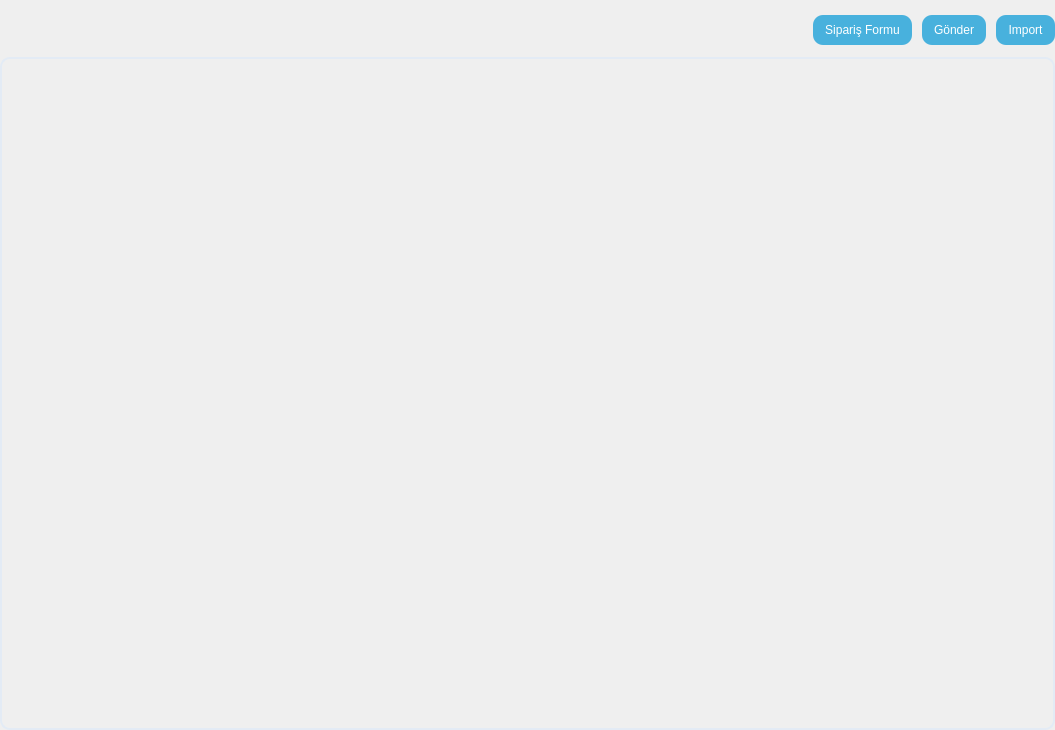
<?xml version="1.0" encoding="UTF-8"?>
<ui version="4.0">
 <class>Form</class>
 <widget class="QWidget" name="Form">
  <property name="geometry">
   <rect>
    <x>0</x>
    <y>0</y>
    <width>1055</width>
    <height>730</height>
   </rect>
  </property>
  <property name="windowTitle">
   <string>Form</string>
  </property>
  <property name="styleSheet">
   <string notr="true">QGroupBox{
	background-color: transparent;
	border-radius: 15px;
	margin-top: 15px;
	font: 9pt &quot;Segoe UI&quot;;
	color: #5f5f5f
}

QTableWidget {
    border: 2px solid #e3ebf5;
    border-radius: 10px;
    background-color: transparent;
}
QGroupBox::title {
    subcontrol-origin: margin;
    subcontrol-position: top center;
    padding: 5px 10px;
    background-color: #e3ebf5;
    border-radius: 7px;
    color: #5f5f5f;
}

QLabel{
	font: 9pt &quot;Segoe UI&quot;;
	color: #5f5f5f;
}

QLineEdit{
	background-color: transparent;
	border: 2px solid #ccd9e6;
	border-radius: 10px;
	font: 9 pt &quot;Segoe UI&quot; #5f5f5f;
}

QTextEdit{
	background-color: transparent;
	border: 2px solid #ccd9e6;
	border-radius: 10px;
	font: 9 pt &quot;Segoe UI&quot; #5f5f5f;
}

QPushButton {
    background-color: #48B1DD;
    color: white;
    border: none;
    border-radius: 10px;
    padding: 6px 12px;
    font: 9pt &quot;Segoe UI&quot;;
}

QPushButton:hover {
    background-color: #007BFF;
}

QPushButton:pressed {
    background-color: #5F5F5F;
}
QComboBox {
    background-color: transparent;
    border: 2px solid #ccd9e6;
    border-radius: 10px;
    padding: 5px 8px;
    font: 9pt &quot;Segoe UI&quot;;
    color: #5f5f5f;
}

QComboBox::drop-down {
    subcontrol-origin: padding;
    subcontrol-position: top right;
    width: 25px;
    border-left: 1px solid #5f5f5f;
}


QComboBox QAbstractItemView {
    border: 2px solid #e3ebf5;
    selection-background-color: #e3ebf5;
    background-color: white;
    color: #5f5f5f;
    font: 9pt &quot;Segoe UI&quot;;
    border-radius: 5px;
}


</string>
  </property>
  <layout class="QVBoxLayout" name="verticalLayout_2">
   <property name="spacing">
    <number>0</number>
   </property>
   <property name="leftMargin">
    <number>0</number>
   </property>
   <property name="topMargin">
    <number>0</number>
   </property>
   <property name="rightMargin">
    <number>0</number>
   </property>
   <property name="bottomMargin">
    <number>0</number>
   </property>
   <item>
    <widget class="QGroupBox" name="groupBox">
     <property name="title">
      <string/>
     </property>
     <layout class="QVBoxLayout" name="verticalLayout">
      <property name="spacing">
       <number>0</number>
      </property>
      <property name="leftMargin">
       <number>0</number>
      </property>
      <property name="topMargin">
       <number>0</number>
      </property>
      <property name="rightMargin">
       <number>0</number>
      </property>
      <property name="bottomMargin">
       <number>0</number>
      </property>
      <item>
       <layout class="QHBoxLayout" name="horizontalLayout">
        <property name="spacing">
         <number>10</number>
        </property>
        <property name="bottomMargin">
         <number>12</number>
        </property>
        <item>
         <spacer name="horizontalSpacer">
          <property name="orientation">
           <enum>Qt::Horizontal</enum>
          </property>
          <property name="sizeHint" stdset="0">
           <size>
            <width>88</width>
            <height>20</height>
           </size>
          </property>
         </spacer>
        </item>
        <item>
         <widget class="QPushButton" name="pushButtonOpenOrderForm">
          <property name="minimumSize">
           <size>
            <width>0</width>
            <height>30</height>
           </size>
          </property>
          <property name="sizeIncrement">
           <size>
            <width>0</width>
            <height>30</height>
           </size>
          </property>
          <property name="text">
           <string>Sipariş Formu</string>
          </property>
         </widget>
        </item>
        <item>
         <widget class="QPushButton" name="pushButtonSend">
          <property name="minimumSize">
           <size>
            <width>0</width>
            <height>30</height>
           </size>
          </property>
          <property name="sizeIncrement">
           <size>
            <width>0</width>
            <height>30</height>
           </size>
          </property>
          <property name="text">
           <string>Gönder</string>
          </property>
         </widget>
        </item>
        <item>
         <widget class="QPushButton" name="pushButtonImport">
          <property name="minimumSize">
           <size>
            <width>0</width>
            <height>30</height>
           </size>
          </property>
          <property name="sizeIncrement">
           <size>
            <width>0</width>
            <height>30</height>
           </size>
          </property>
          <property name="text">
           <string>Import</string>
          </property>
         </widget>
        </item>
       </layout>
      </item>
      <item>
       <widget class="QTableWidget" name="tableWidgetImportedOrders"/>
      </item>
     </layout>
    </widget>
   </item>
  </layout>
 </widget>
 <resources/>
 <connections/>
</ui>
